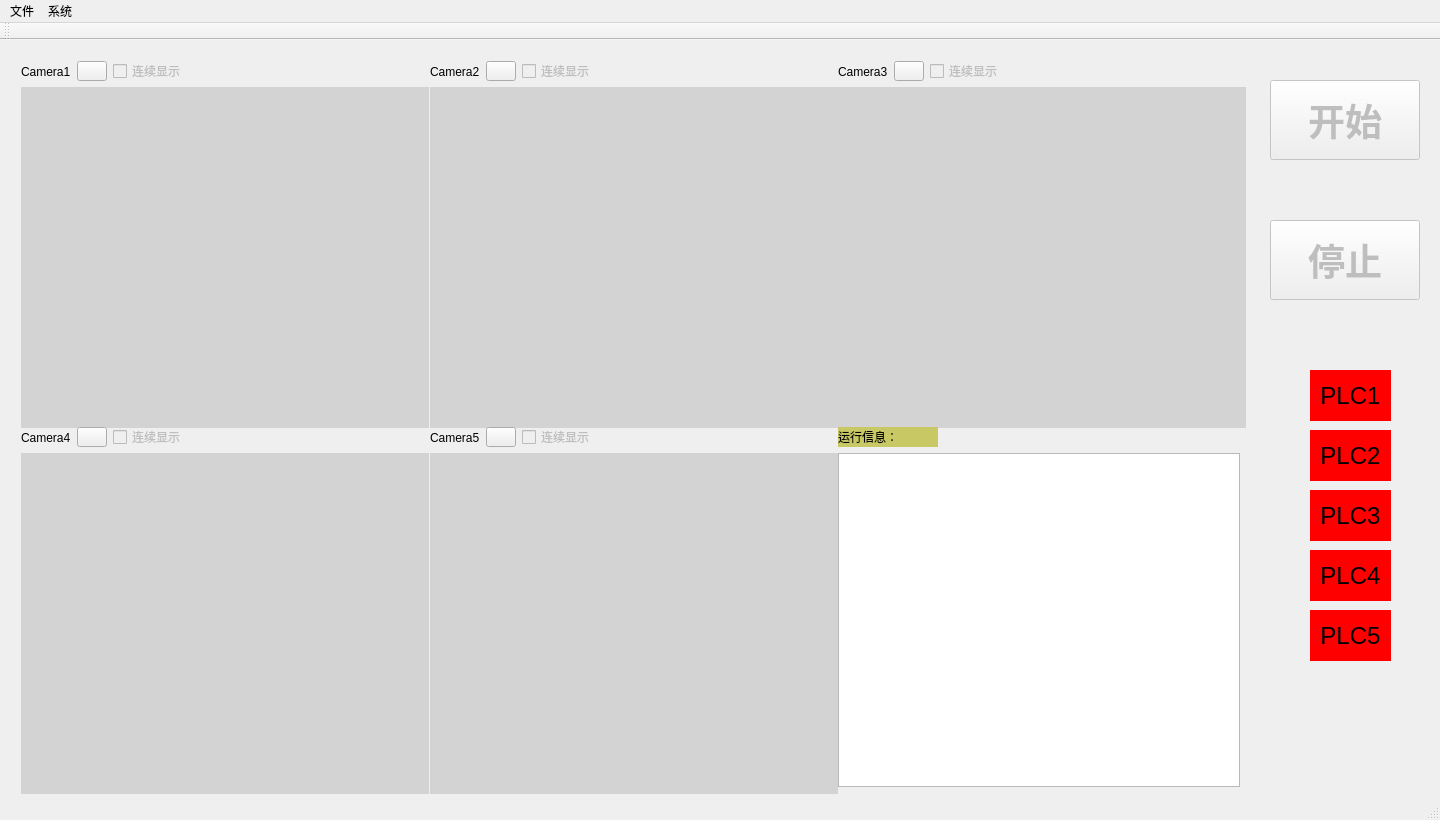
<?xml version="1.0" encoding="UTF-8"?>
<ui version="4.0">
 <class>MainWindow</class>
 <widget class="QMainWindow" name="MainWindow">
  <property name="geometry">
   <rect>
    <x>0</x>
    <y>0</y>
    <width>1440</width>
    <height>820</height>
   </rect>
  </property>
  <property name="windowTitle">
   <string>BJM5-D</string>
  </property>
  <widget class="QWidget" name="centralWidget">
   <widget class="QPushButton" name="pb_Start">
    <property name="enabled">
     <bool>false</bool>
    </property>
    <property name="geometry">
     <rect>
      <x>1270</x>
      <y>40</y>
      <width>150</width>
      <height>80</height>
     </rect>
    </property>
    <property name="minimumSize">
     <size>
      <width>150</width>
      <height>80</height>
     </size>
    </property>
    <property name="font">
     <font>
      <family>Arial</family>
      <pointsize>28</pointsize>
      <weight>75</weight>
      <bold>true</bold>
     </font>
    </property>
    <property name="text">
     <string>开始</string>
    </property>
   </widget>
   <widget class="QPushButton" name="pb_Stop">
    <property name="enabled">
     <bool>false</bool>
    </property>
    <property name="geometry">
     <rect>
      <x>1270</x>
      <y>180</y>
      <width>150</width>
      <height>80</height>
     </rect>
    </property>
    <property name="minimumSize">
     <size>
      <width>150</width>
      <height>80</height>
     </size>
    </property>
    <property name="font">
     <font>
      <family>Arial</family>
      <pointsize>28</pointsize>
      <weight>75</weight>
      <bold>true</bold>
     </font>
    </property>
    <property name="text">
     <string>停止</string>
    </property>
   </widget>
   <widget class="QLabel" name="lb_PlcState1">
    <property name="geometry">
     <rect>
      <x>1310</x>
      <y>330</y>
      <width>81</width>
      <height>51</height>
     </rect>
    </property>
    <property name="minimumSize">
     <size>
      <width>0</width>
      <height>0</height>
     </size>
    </property>
    <property name="font">
     <font>
      <family>Arial</family>
      <pointsize>18</pointsize>
     </font>
    </property>
    <property name="styleSheet">
     <string notr="true">background:red</string>
    </property>
    <property name="text">
     <string>PLC1</string>
    </property>
    <property name="alignment">
     <set>Qt::AlignCenter</set>
    </property>
   </widget>
   <widget class="QWidget" name="gridLayoutWidget">
    <property name="geometry">
     <rect>
      <x>10</x>
      <y>10</y>
      <width>1241</width>
      <height>748</height>
     </rect>
    </property>
    <layout class="QGridLayout" name="gridLayout">
     <item row="0" column="1">
      <layout class="QVBoxLayout" name="verticalLayout_4">
       <item>
        <layout class="QHBoxLayout" name="horizontalLayout_4">
         <item>
          <layout class="QHBoxLayout" name="horizontalLayout_2">
           <item>
            <widget class="QLabel" name="label_cam2">
             <property name="minimumSize">
              <size>
               <width>50</width>
               <height>20</height>
              </size>
             </property>
             <property name="maximumSize">
              <size>
               <width>50</width>
               <height>20</height>
              </size>
             </property>
             <property name="text">
              <string>Camera2：</string>
             </property>
            </widget>
           </item>
           <item>
            <widget class="QPushButton" name="pb_connectCamera2">
             <property name="enabled">
              <bool>true</bool>
             </property>
             <property name="minimumSize">
              <size>
               <width>30</width>
               <height>20</height>
              </size>
             </property>
             <property name="maximumSize">
              <size>
               <width>30</width>
               <height>20</height>
              </size>
             </property>
             <property name="text">
              <string/>
             </property>
             <property name="icon">
              <iconset resource="icon.qrc">
               <normaloff>:/icon/media-play-32.png</normaloff>:/icon/media-play-32.png</iconset>
             </property>
            </widget>
           </item>
           <item>
            <widget class="QCheckBox" name="checkBox_Continuous2">
             <property name="enabled">
              <bool>false</bool>
             </property>
             <property name="minimumSize">
              <size>
               <width>90</width>
               <height>20</height>
              </size>
             </property>
             <property name="maximumSize">
              <size>
               <width>90</width>
               <height>20</height>
              </size>
             </property>
             <property name="text">
              <string>连续显示</string>
             </property>
            </widget>
           </item>
          </layout>
         </item>
         <item>
          <spacer name="horizontalSpacer_2">
           <property name="orientation">
            <enum>Qt::Horizontal</enum>
           </property>
           <property name="sizeHint" stdset="0">
            <size>
             <width>40</width>
             <height>20</height>
            </size>
           </property>
          </spacer>
         </item>
         <item>
          <layout class="QHBoxLayout" name="horizontalLayout_8"/>
         </item>
        </layout>
       </item>
       <item>
        <widget class="QWidget" name="widget2" native="true">
         <property name="minimumSize">
          <size>
           <width>408</width>
           <height>341</height>
          </size>
         </property>
         <property name="maximumSize">
          <size>
           <width>408</width>
           <height>341</height>
          </size>
         </property>
         <property name="styleSheet">
          <string notr="true">background:lightgray</string>
         </property>
        </widget>
       </item>
      </layout>
     </item>
     <item row="0" column="0">
      <layout class="QVBoxLayout" name="verticalLayout_3">
       <item>
        <layout class="QHBoxLayout" name="horizontalLayout_3">
         <item>
          <layout class="QHBoxLayout" name="horizontalLayout">
           <item>
            <widget class="QLabel" name="label_cam1">
             <property name="minimumSize">
              <size>
               <width>50</width>
               <height>20</height>
              </size>
             </property>
             <property name="maximumSize">
              <size>
               <width>50</width>
               <height>20</height>
              </size>
             </property>
             <property name="text">
              <string>Camera1：</string>
             </property>
            </widget>
           </item>
           <item>
            <widget class="QPushButton" name="pb_connectCamera1">
             <property name="enabled">
              <bool>true</bool>
             </property>
             <property name="minimumSize">
              <size>
               <width>30</width>
               <height>20</height>
              </size>
             </property>
             <property name="maximumSize">
              <size>
               <width>30</width>
               <height>20</height>
              </size>
             </property>
             <property name="text">
              <string/>
             </property>
             <property name="icon">
              <iconset resource="icon.qrc">
               <normaloff>:/icon/media-play-32.png</normaloff>:/icon/media-play-32.png</iconset>
             </property>
            </widget>
           </item>
           <item>
            <widget class="QCheckBox" name="checkBox_Continuous1">
             <property name="enabled">
              <bool>false</bool>
             </property>
             <property name="minimumSize">
              <size>
               <width>90</width>
               <height>20</height>
              </size>
             </property>
             <property name="maximumSize">
              <size>
               <width>90</width>
               <height>20</height>
              </size>
             </property>
             <property name="text">
              <string>连续显示</string>
             </property>
            </widget>
           </item>
          </layout>
         </item>
         <item>
          <spacer name="horizontalSpacer">
           <property name="orientation">
            <enum>Qt::Horizontal</enum>
           </property>
           <property name="sizeHint" stdset="0">
            <size>
             <width>40</width>
             <height>20</height>
            </size>
           </property>
          </spacer>
         </item>
         <item>
          <layout class="QHBoxLayout" name="horizontalLayout_7"/>
         </item>
        </layout>
       </item>
       <item>
        <widget class="QWidget" name="widget1" native="true">
         <property name="minimumSize">
          <size>
           <width>408</width>
           <height>341</height>
          </size>
         </property>
         <property name="maximumSize">
          <size>
           <width>408</width>
           <height>341</height>
          </size>
         </property>
         <property name="styleSheet">
          <string notr="true">background:lightgray</string>
         </property>
        </widget>
       </item>
      </layout>
     </item>
     <item row="0" column="2">
      <layout class="QVBoxLayout" name="verticalLayout_5">
       <item>
        <layout class="QHBoxLayout" name="horizontalLayout_9">
         <item>
          <layout class="QHBoxLayout" name="horizontalLayout_10">
           <item>
            <widget class="QLabel" name="label_cam3">
             <property name="minimumSize">
              <size>
               <width>50</width>
               <height>20</height>
              </size>
             </property>
             <property name="maximumSize">
              <size>
               <width>50</width>
               <height>20</height>
              </size>
             </property>
             <property name="text">
              <string>Camera3：</string>
             </property>
            </widget>
           </item>
           <item>
            <widget class="QPushButton" name="pb_connectCamera3">
             <property name="enabled">
              <bool>true</bool>
             </property>
             <property name="minimumSize">
              <size>
               <width>30</width>
               <height>20</height>
              </size>
             </property>
             <property name="maximumSize">
              <size>
               <width>30</width>
               <height>20</height>
              </size>
             </property>
             <property name="text">
              <string/>
             </property>
             <property name="icon">
              <iconset resource="icon.qrc">
               <normaloff>:/icon/media-play-32.png</normaloff>:/icon/media-play-32.png</iconset>
             </property>
            </widget>
           </item>
           <item>
            <widget class="QCheckBox" name="checkBox_Continuous3">
             <property name="enabled">
              <bool>false</bool>
             </property>
             <property name="minimumSize">
              <size>
               <width>90</width>
               <height>20</height>
              </size>
             </property>
             <property name="maximumSize">
              <size>
               <width>90</width>
               <height>20</height>
              </size>
             </property>
             <property name="text">
              <string>连续显示</string>
             </property>
            </widget>
           </item>
          </layout>
         </item>
         <item>
          <spacer name="horizontalSpacer_4">
           <property name="orientation">
            <enum>Qt::Horizontal</enum>
           </property>
           <property name="sizeHint" stdset="0">
            <size>
             <width>40</width>
             <height>20</height>
            </size>
           </property>
          </spacer>
         </item>
         <item>
          <layout class="QHBoxLayout" name="horizontalLayout_11"/>
         </item>
        </layout>
       </item>
       <item>
        <widget class="QWidget" name="widget3" native="true">
         <property name="minimumSize">
          <size>
           <width>408</width>
           <height>341</height>
          </size>
         </property>
         <property name="maximumSize">
          <size>
           <width>408</width>
           <height>341</height>
          </size>
         </property>
         <property name="styleSheet">
          <string notr="true">background:lightgray</string>
         </property>
        </widget>
       </item>
      </layout>
     </item>
     <item row="1" column="2">
      <layout class="QVBoxLayout" name="verticalLayout_2">
       <item>
        <layout class="QHBoxLayout" name="horizontalLayout_5">
         <item>
          <widget class="QLabel" name="label_4">
           <property name="minimumSize">
            <size>
             <width>100</width>
             <height>20</height>
            </size>
           </property>
           <property name="styleSheet">
            <string notr="true">background:rgb(200,200,100)</string>
           </property>
           <property name="text">
            <string>运行信息：</string>
           </property>
          </widget>
         </item>
         <item>
          <spacer name="horizontalSpacer_3">
           <property name="orientation">
            <enum>Qt::Horizontal</enum>
           </property>
           <property name="sizeHint" stdset="0">
            <size>
             <width>40</width>
             <height>20</height>
            </size>
           </property>
          </spacer>
         </item>
        </layout>
       </item>
       <item>
        <widget class="QTextEdit" name="edit_message">
         <property name="enabled">
          <bool>true</bool>
         </property>
         <property name="minimumSize">
          <size>
           <width>100</width>
           <height>100</height>
          </size>
         </property>
         <property name="maximumSize">
          <size>
           <width>900</width>
           <height>900</height>
          </size>
         </property>
        </widget>
       </item>
      </layout>
     </item>
     <item row="1" column="0">
      <layout class="QVBoxLayout" name="verticalLayout_7">
       <item>
        <layout class="QHBoxLayout" name="horizontalLayout_15">
         <item>
          <layout class="QHBoxLayout" name="horizontalLayout_16">
           <item>
            <widget class="QLabel" name="label_cam4">
             <property name="minimumSize">
              <size>
               <width>50</width>
               <height>20</height>
              </size>
             </property>
             <property name="maximumSize">
              <size>
               <width>50</width>
               <height>20</height>
              </size>
             </property>
             <property name="text">
              <string>Camera4：</string>
             </property>
            </widget>
           </item>
           <item>
            <widget class="QPushButton" name="pb_connectCamera4">
             <property name="enabled">
              <bool>true</bool>
             </property>
             <property name="minimumSize">
              <size>
               <width>30</width>
               <height>20</height>
              </size>
             </property>
             <property name="maximumSize">
              <size>
               <width>30</width>
               <height>20</height>
              </size>
             </property>
             <property name="text">
              <string/>
             </property>
             <property name="icon">
              <iconset resource="icon.qrc">
               <normaloff>:/icon/media-play-32.png</normaloff>:/icon/media-play-32.png</iconset>
             </property>
            </widget>
           </item>
           <item>
            <widget class="QCheckBox" name="checkBox_Continuous4">
             <property name="enabled">
              <bool>false</bool>
             </property>
             <property name="minimumSize">
              <size>
               <width>90</width>
               <height>20</height>
              </size>
             </property>
             <property name="maximumSize">
              <size>
               <width>90</width>
               <height>20</height>
              </size>
             </property>
             <property name="text">
              <string>连续显示</string>
             </property>
            </widget>
           </item>
          </layout>
         </item>
         <item>
          <spacer name="horizontalSpacer_6">
           <property name="orientation">
            <enum>Qt::Horizontal</enum>
           </property>
           <property name="sizeHint" stdset="0">
            <size>
             <width>40</width>
             <height>20</height>
            </size>
           </property>
          </spacer>
         </item>
         <item>
          <layout class="QHBoxLayout" name="horizontalLayout_17"/>
         </item>
        </layout>
       </item>
       <item>
        <widget class="QWidget" name="widget4" native="true">
         <property name="minimumSize">
          <size>
           <width>408</width>
           <height>341</height>
          </size>
         </property>
         <property name="maximumSize">
          <size>
           <width>408</width>
           <height>341</height>
          </size>
         </property>
         <property name="styleSheet">
          <string notr="true">background:lightgray</string>
         </property>
        </widget>
       </item>
      </layout>
     </item>
     <item row="1" column="1">
      <layout class="QVBoxLayout" name="verticalLayout_8">
       <item>
        <layout class="QHBoxLayout" name="horizontalLayout_18">
         <item>
          <layout class="QHBoxLayout" name="horizontalLayout_19">
           <item>
            <widget class="QLabel" name="label_cam5">
             <property name="minimumSize">
              <size>
               <width>50</width>
               <height>20</height>
              </size>
             </property>
             <property name="maximumSize">
              <size>
               <width>50</width>
               <height>20</height>
              </size>
             </property>
             <property name="text">
              <string>Camera5：</string>
             </property>
            </widget>
           </item>
           <item>
            <widget class="QPushButton" name="pb_connectCamera5">
             <property name="enabled">
              <bool>true</bool>
             </property>
             <property name="minimumSize">
              <size>
               <width>30</width>
               <height>20</height>
              </size>
             </property>
             <property name="maximumSize">
              <size>
               <width>30</width>
               <height>20</height>
              </size>
             </property>
             <property name="text">
              <string/>
             </property>
             <property name="icon">
              <iconset resource="icon.qrc">
               <normaloff>:/icon/media-play-32.png</normaloff>:/icon/media-play-32.png</iconset>
             </property>
            </widget>
           </item>
           <item>
            <widget class="QCheckBox" name="checkBox_Continuous5">
             <property name="enabled">
              <bool>false</bool>
             </property>
             <property name="minimumSize">
              <size>
               <width>90</width>
               <height>20</height>
              </size>
             </property>
             <property name="maximumSize">
              <size>
               <width>90</width>
               <height>20</height>
              </size>
             </property>
             <property name="text">
              <string>连续显示</string>
             </property>
            </widget>
           </item>
          </layout>
         </item>
         <item>
          <spacer name="horizontalSpacer_7">
           <property name="orientation">
            <enum>Qt::Horizontal</enum>
           </property>
           <property name="sizeHint" stdset="0">
            <size>
             <width>40</width>
             <height>20</height>
            </size>
           </property>
          </spacer>
         </item>
         <item>
          <layout class="QHBoxLayout" name="horizontalLayout_20"/>
         </item>
        </layout>
       </item>
       <item>
        <widget class="QWidget" name="widget5" native="true">
         <property name="minimumSize">
          <size>
           <width>408</width>
           <height>341</height>
          </size>
         </property>
         <property name="maximumSize">
          <size>
           <width>408</width>
           <height>341</height>
          </size>
         </property>
         <property name="styleSheet">
          <string notr="true">background:lightgray</string>
         </property>
        </widget>
       </item>
      </layout>
     </item>
    </layout>
   </widget>
   <widget class="QLabel" name="lb_PlcState2">
    <property name="geometry">
     <rect>
      <x>1310</x>
      <y>390</y>
      <width>81</width>
      <height>51</height>
     </rect>
    </property>
    <property name="minimumSize">
     <size>
      <width>0</width>
      <height>0</height>
     </size>
    </property>
    <property name="font">
     <font>
      <family>Arial</family>
      <pointsize>18</pointsize>
     </font>
    </property>
    <property name="styleSheet">
     <string notr="true">background:red</string>
    </property>
    <property name="text">
     <string>PLC2</string>
    </property>
    <property name="alignment">
     <set>Qt::AlignCenter</set>
    </property>
   </widget>
   <widget class="QLabel" name="lb_PlcState3">
    <property name="geometry">
     <rect>
      <x>1310</x>
      <y>450</y>
      <width>81</width>
      <height>51</height>
     </rect>
    </property>
    <property name="minimumSize">
     <size>
      <width>0</width>
      <height>0</height>
     </size>
    </property>
    <property name="font">
     <font>
      <family>Arial</family>
      <pointsize>18</pointsize>
     </font>
    </property>
    <property name="styleSheet">
     <string notr="true">background:red</string>
    </property>
    <property name="text">
     <string>PLC3</string>
    </property>
    <property name="alignment">
     <set>Qt::AlignCenter</set>
    </property>
   </widget>
   <widget class="QLabel" name="lb_PlcState4">
    <property name="geometry">
     <rect>
      <x>1310</x>
      <y>510</y>
      <width>81</width>
      <height>51</height>
     </rect>
    </property>
    <property name="minimumSize">
     <size>
      <width>0</width>
      <height>0</height>
     </size>
    </property>
    <property name="font">
     <font>
      <family>Arial</family>
      <pointsize>18</pointsize>
     </font>
    </property>
    <property name="styleSheet">
     <string notr="true">background:red</string>
    </property>
    <property name="text">
     <string>PLC4</string>
    </property>
    <property name="alignment">
     <set>Qt::AlignCenter</set>
    </property>
   </widget>
   <widget class="QLabel" name="lb_PlcState5">
    <property name="geometry">
     <rect>
      <x>1310</x>
      <y>570</y>
      <width>81</width>
      <height>51</height>
     </rect>
    </property>
    <property name="minimumSize">
     <size>
      <width>0</width>
      <height>0</height>
     </size>
    </property>
    <property name="font">
     <font>
      <family>Arial</family>
      <pointsize>18</pointsize>
     </font>
    </property>
    <property name="styleSheet">
     <string notr="true">background:red</string>
    </property>
    <property name="text">
     <string>PLC5</string>
    </property>
    <property name="alignment">
     <set>Qt::AlignCenter</set>
    </property>
   </widget>
  </widget>
  <widget class="QMenuBar" name="menuBar">
   <property name="geometry">
    <rect>
     <x>0</x>
     <y>0</y>
     <width>1440</width>
     <height>17</height>
    </rect>
   </property>
   <widget class="QMenu" name="menu">
    <property name="title">
     <string>文件</string>
    </property>
    <addaction name="action_2"/>
    <addaction name="separator"/>
    <addaction name="action_3"/>
    <addaction name="separator"/>
    <addaction name="action_5"/>
   </widget>
   <widget class="QMenu" name="menu_2">
    <property name="title">
     <string>系统</string>
    </property>
    <addaction name="action_set_param"/>
    <addaction name="separator"/>
    <addaction name="action_connect_PLC"/>
    <addaction name="separator"/>
   </widget>
   <addaction name="menu"/>
   <addaction name="menu_2"/>
  </widget>
  <widget class="QStatusBar" name="statusBar"/>
  <widget class="QToolBar" name="toolBar">
   <property name="windowTitle">
    <string>toolBar</string>
   </property>
   <attribute name="toolBarArea">
    <enum>TopToolBarArea</enum>
   </attribute>
   <attribute name="toolBarBreak">
    <bool>false</bool>
   </attribute>
  </widget>
  <action name="action_set_param">
   <property name="checkable">
    <bool>false</bool>
   </property>
   <property name="icon">
    <iconset resource="icon.qrc">
     <normaloff>:/icon/set-param.PNG</normaloff>:/icon/set-param.PNG</iconset>
   </property>
   <property name="text">
    <string>参数设置</string>
   </property>
  </action>
  <action name="action_2">
   <property name="icon">
    <iconset resource="icon.qrc">
     <normaloff>:/icon/fileopen.png</normaloff>:/icon/fileopen.png</iconset>
   </property>
   <property name="text">
    <string>打开</string>
   </property>
  </action>
  <action name="action_3">
   <property name="icon">
    <iconset resource="icon.qrc">
     <normaloff>:/icon/filenew.png</normaloff>:/icon/filenew.png</iconset>
   </property>
   <property name="text">
    <string>新建</string>
   </property>
  </action>
  <action name="action_5">
   <property name="icon">
    <iconset resource="icon.qrc">
     <normaloff>:/icon/fileclose.png</normaloff>:/icon/fileclose.png</iconset>
   </property>
   <property name="text">
    <string>退出</string>
   </property>
  </action>
  <action name="action_connect_PLC">
   <property name="icon">
    <iconset resource="icon.qrc">
     <normaloff>:/icon/settings.png</normaloff>:/icon/settings.png</iconset>
   </property>
   <property name="text">
    <string>连接PLC</string>
   </property>
  </action>
 </widget>
 <layoutdefault spacing="6" margin="11"/>
 <resources>
  <include location="icon.qrc"/>
 </resources>
 <connections/>
</ui>
